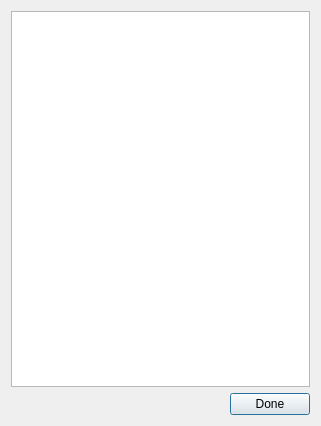
<?xml version="1.0" encoding="UTF-8"?>
<ui version="4.0">
 <class>PluginDetailsDialog</class>
 <widget class="QDialog" name="PluginDetailsDialog">
  <property name="geometry">
   <rect>
    <x>0</x>
    <y>0</y>
    <width>321</width>
    <height>426</height>
   </rect>
  </property>
  <property name="windowTitle">
   <string>Plugin Details</string>
  </property>
  <layout class="QVBoxLayout" name="verticalLayout">
   <item>
    <widget class="QPlainTextEdit" name="mText">
     <property name="textInteractionFlags">
      <set>Qt::TextSelectableByKeyboard|Qt::TextSelectableByMouse</set>
     </property>
    </widget>
   </item>
   <item>
    <layout class="QHBoxLayout" name="horizontalLayout">
     <item>
      <spacer name="horizontalSpacer">
       <property name="orientation">
        <enum>Qt::Horizontal</enum>
       </property>
       <property name="sizeHint" stdset="0">
        <size>
         <width>40</width>
         <height>20</height>
        </size>
       </property>
      </spacer>
     </item>
     <item>
      <widget class="QPushButton" name="mDoneBtn">
       <property name="text">
        <string>Done</string>
       </property>
      </widget>
     </item>
    </layout>
   </item>
  </layout>
 </widget>
 <resources/>
 <connections>
  <connection>
   <sender>mDoneBtn</sender>
   <signal>pressed()</signal>
   <receiver>PluginDetailsDialog</receiver>
   <slot>accept()</slot>
   <hints>
    <hint type="sourcelabel">
     <x>288</x>
     <y>404</y>
    </hint>
    <hint type="destinationlabel">
     <x>164</x>
     <y>408</y>
    </hint>
   </hints>
  </connection>
 </connections>
</ui>
